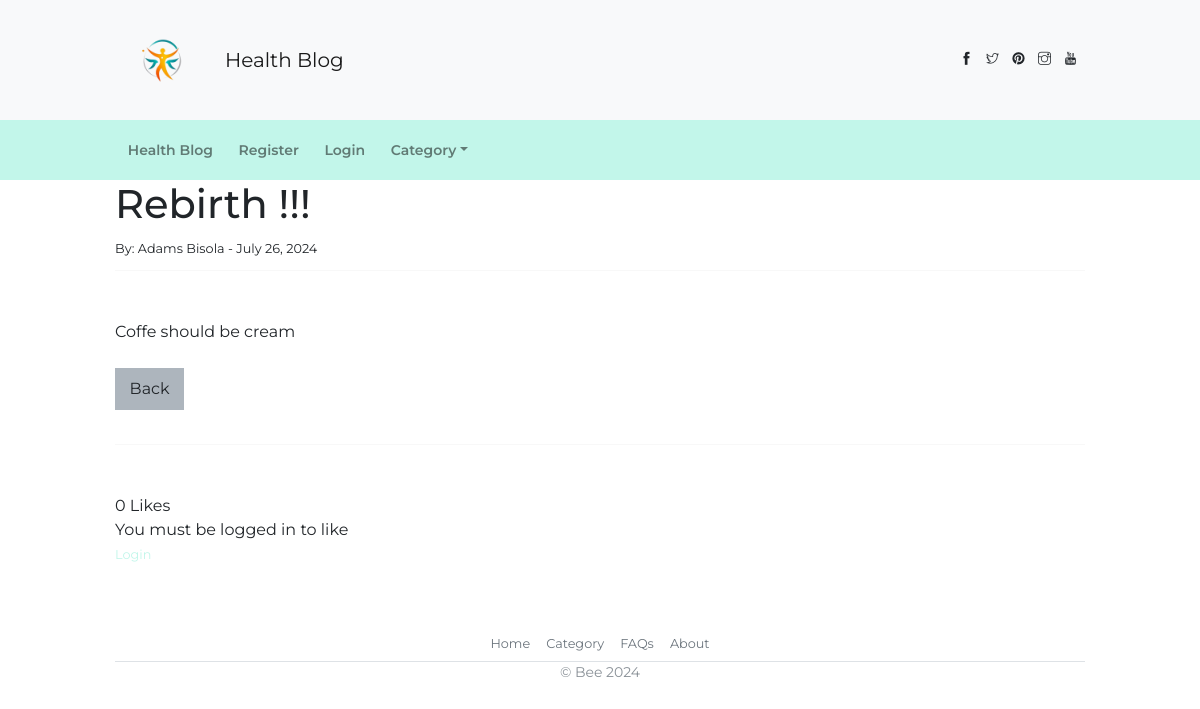
Page /article/3 on the committed database.
### blog/models.py (models this page shows, shortened)
class Post(models.Model):
    title = models.CharField(max_length=100)
    title_tag = models.CharField(max_length=100)
    author = models.ForeignKey(User, on_delete=models.CASCADE)
    body = models.TextField()
    date_created = models.DateField(auto_now_add=True)
    category = models.CharField(max_length=100, default= 'Nutrition')
    likes = models.ManyToManyField(User, related_name='blog_posts')
    def total_likes(self):
        return self.likes.count()

### blog/views.py (the view)
# urls.py: path('article/<int:pk>', ArticleDetailView.as_view(), name='article-detail'),
class ArticleDetailView(DetailView):
    model = Post
    template_name = 'blog/article_details.html'
    def get_context_data(self, * args ,**kwargs):
        cat_menu = Category.objects.all()
        context = super(ArticleDetailView, self).get_context_data(* args ,**kwargs) #likes
        likes = get_object_or_404(Post, id=self.kwargs['pk']) #likes
        total_likes = likes.total_likes()
        liked = False
        if likes.likes.filter(id=self.request.user.id).exists():
            liked = True
        context["cat_menu"] = cat_menu
        context["total_likes"] = total_likes #likes
        context['liked'] = liked
        return context

### blog/models.py (called while the page is built)
    def __str__(self):
        return self.name

### templates/blog/article_details.html (shortened to what this page needs)
{% extends 'base.html' %}
{% block content %}
<div class="container">
    <div class="page-container">
        <div class="page-content">
    <h1>{{ post.title }} !!!</h1>
    <small>By:
        {{ post.author.first_name }}
        {{ post.author.last_name }} -
        {{ post.date_created }}
    </small><br/>
    <hr>
    <br/>
    {{ post.body|safe }}
    <br/><br/>
    <a href="{% url 'home' %}" class="btn btn-secondary">Back</a>
    <br><br/>
    <hr>
    <br/>
    <form action="{% url 'like_post' post.pk %}" method="POST">
    {% if user.is_authenticated %}
        {% if liked %}
            <button type="submit", name="post_id", value="{{ post.id }}", class="btn btn-danger btn-sm">Unlike</button>
        {% else %}
            <button type="submit", name="post_id", value="{{ post.id }}", class="btn btn-primary btn-sm">Like</button>
        {% endif %}
    {% else %}
         {{ total_likes }} Likes  <br>
        </a>You must be logged in to like</small><br>
        <small><a href="{% url 'login' %}">Login</a>
        {% endif %}
    </form>
{% endblock %}

### rows in the picture
Post: title "Rebirth", author.first_name "Adams", author.last_name "Bisola", date_created "July 26, 2024", body "Coffe should be cream"

### other values in the picture
{{ total_likes }} "0"
